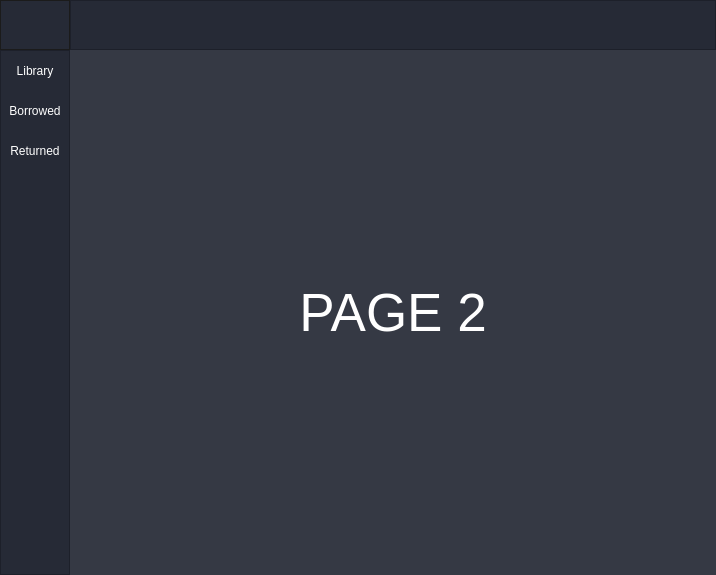
<?xml version="1.0" encoding="UTF-8"?>
<ui version="4.0">
 <class>Navigation</class>
 <widget class="QWidget" name="Navigation">
  <property name="geometry">
   <rect>
    <x>0</x>
    <y>0</y>
    <width>716</width>
    <height>575</height>
   </rect>
  </property>
  <property name="windowTitle">
   <string>Form</string>
  </property>
  <layout class="QVBoxLayout" name="verticalLayout">
   <property name="spacing">
    <number>0</number>
   </property>
   <property name="leftMargin">
    <number>0</number>
   </property>
   <property name="topMargin">
    <number>0</number>
   </property>
   <property name="rightMargin">
    <number>0</number>
   </property>
   <property name="bottomMargin">
    <number>0</number>
   </property>
   <item>
    <widget class="QFrame" name="Top_Bar">
     <property name="maximumSize">
      <size>
       <width>16777215</width>
       <height>50</height>
      </size>
     </property>
     <property name="styleSheet">
      <string notr="true">background-color: rgb(35, 35, 35);</string>
     </property>
     <property name="frameShape">
      <enum>QFrame::NoFrame</enum>
     </property>
     <property name="frameShadow">
      <enum>QFrame::Raised</enum>
     </property>
     <layout class="QHBoxLayout" name="horizontalLayout">
      <property name="spacing">
       <number>0</number>
      </property>
      <property name="leftMargin">
       <number>0</number>
      </property>
      <property name="topMargin">
       <number>0</number>
      </property>
      <property name="rightMargin">
       <number>0</number>
      </property>
      <property name="bottomMargin">
       <number>0</number>
      </property>
      <item>
       <widget class="QFrame" name="frame_toggle">
        <property name="maximumSize">
         <size>
          <width>70</width>
          <height>50</height>
         </size>
        </property>
        <property name="styleSheet">
         <string notr="true">QPushButton {
	color: rgb(255, 255, 255);
	background-color: rgb(38, 42, 54);
	border: 0px solid;
}
QPushButton:hover {
	background-color: rgb(53, 57, 68);
}</string>
        </property>
        <property name="frameShape">
         <enum>QFrame::StyledPanel</enum>
        </property>
        <property name="frameShadow">
         <enum>QFrame::Raised</enum>
        </property>
        <layout class="QVBoxLayout" name="verticalLayout_2">
         <property name="spacing">
          <number>0</number>
         </property>
         <property name="leftMargin">
          <number>0</number>
         </property>
         <property name="topMargin">
          <number>0</number>
         </property>
         <property name="rightMargin">
          <number>0</number>
         </property>
         <property name="bottomMargin">
          <number>0</number>
         </property>
         <item>
          <widget class="QPushButton" name="Btn_Toggle">
           <property name="sizePolicy">
            <sizepolicy hsizetype="Expanding" vsizetype="Expanding">
             <horstretch>0</horstretch>
             <verstretch>0</verstretch>
            </sizepolicy>
           </property>
           <property name="styleSheet">
            <string notr="true"/>
           </property>
           <property name="text">
            <string/>
           </property>
           <property name="icon">
            <iconset>
             <normaloff>Images/Menu.png</normaloff>Images/Menu.png</iconset>
           </property>
           <property name="iconSize">
            <size>
             <width>70</width>
             <height>70</height>
            </size>
           </property>
          </widget>
         </item>
        </layout>
       </widget>
      </item>
      <item>
       <widget class="QFrame" name="frame_top">
        <property name="styleSheet">
         <string notr="true">background-color: rgb(38, 42, 54);</string>
        </property>
        <property name="frameShape">
         <enum>QFrame::StyledPanel</enum>
        </property>
        <property name="frameShadow">
         <enum>QFrame::Raised</enum>
        </property>
       </widget>
      </item>
     </layout>
    </widget>
   </item>
   <item>
    <widget class="QFrame" name="Content">
     <property name="frameShape">
      <enum>QFrame::NoFrame</enum>
     </property>
     <property name="frameShadow">
      <enum>QFrame::Raised</enum>
     </property>
     <layout class="QHBoxLayout" name="horizontalLayout_2">
      <property name="spacing">
       <number>0</number>
      </property>
      <property name="leftMargin">
       <number>0</number>
      </property>
      <property name="topMargin">
       <number>0</number>
      </property>
      <property name="rightMargin">
       <number>0</number>
      </property>
      <property name="bottomMargin">
       <number>0</number>
      </property>
      <item>
       <widget class="QFrame" name="frame_left_menu">
        <property name="minimumSize">
         <size>
          <width>70</width>
          <height>0</height>
         </size>
        </property>
        <property name="maximumSize">
         <size>
          <width>70</width>
          <height>16777215</height>
         </size>
        </property>
        <property name="styleSheet">
         <string notr="true">background-color: rgb(38, 42, 54);</string>
        </property>
        <property name="frameShape">
         <enum>QFrame::StyledPanel</enum>
        </property>
        <property name="frameShadow">
         <enum>QFrame::Raised</enum>
        </property>
        <layout class="QVBoxLayout" name="verticalLayout_3">
         <property name="spacing">
          <number>0</number>
         </property>
         <property name="leftMargin">
          <number>0</number>
         </property>
         <property name="topMargin">
          <number>0</number>
         </property>
         <property name="rightMargin">
          <number>0</number>
         </property>
         <property name="bottomMargin">
          <number>0</number>
         </property>
         <item alignment="Qt::AlignTop">
          <widget class="QFrame" name="frame_top_menus">
           <property name="styleSheet">
            <string notr="true">QPushButton {
	color: rgb(255, 255, 255);
	background-color: rgb(38, 42, 54);
	border: 0px solid;
}
QPushButton:hover {
	background-color: rgb(53, 57, 68);
}</string>
           </property>
           <property name="frameShape">
            <enum>QFrame::NoFrame</enum>
           </property>
           <property name="frameShadow">
            <enum>QFrame::Raised</enum>
           </property>
           <layout class="QVBoxLayout" name="verticalLayout_4">
            <property name="spacing">
             <number>0</number>
            </property>
            <property name="leftMargin">
             <number>0</number>
            </property>
            <property name="topMargin">
             <number>0</number>
            </property>
            <property name="rightMargin">
             <number>0</number>
            </property>
            <property name="bottomMargin">
             <number>0</number>
            </property>
            <item>
             <widget class="QPushButton" name="btn_page_1">
              <property name="minimumSize">
               <size>
                <width>0</width>
                <height>40</height>
               </size>
              </property>
              <property name="styleSheet">
               <string notr="true"/>
              </property>
              <property name="text">
               <string>Library</string>
              </property>
             </widget>
            </item>
            <item>
             <widget class="QPushButton" name="btn_page_2">
              <property name="minimumSize">
               <size>
                <width>0</width>
                <height>40</height>
               </size>
              </property>
              <property name="styleSheet">
               <string notr="true"/>
              </property>
              <property name="text">
               <string>Borrowed</string>
              </property>
             </widget>
            </item>
            <item>
             <widget class="QPushButton" name="btn_page_3">
              <property name="minimumSize">
               <size>
                <width>0</width>
                <height>40</height>
               </size>
              </property>
              <property name="styleSheet">
               <string notr="true"/>
              </property>
              <property name="text">
               <string>Returned</string>
              </property>
             </widget>
            </item>
           </layout>
          </widget>
         </item>
        </layout>
       </widget>
      </item>
      <item>
       <widget class="QFrame" name="frame_pages">
        <property name="styleSheet">
         <string notr="true">border-style: none;</string>
        </property>
        <property name="frameShape">
         <enum>QFrame::StyledPanel</enum>
        </property>
        <property name="frameShadow">
         <enum>QFrame::Raised</enum>
        </property>
        <layout class="QVBoxLayout" name="verticalLayout_5">
         <property name="spacing">
          <number>0</number>
         </property>
         <property name="leftMargin">
          <number>0</number>
         </property>
         <property name="topMargin">
          <number>0</number>
         </property>
         <property name="rightMargin">
          <number>0</number>
         </property>
         <property name="bottomMargin">
          <number>0</number>
         </property>
         <item>
          <widget class="QStackedWidget" name="stackedWidget">
           <property name="styleSheet">
            <string notr="true">background-color: rgb(53, 57, 68);</string>
           </property>
           <property name="currentIndex">
            <number>1</number>
           </property>
           <widget class="QWidget" name="page_1">
            <layout class="QVBoxLayout" name="verticalLayout_7">
             <item>
              <widget class="QLabel" name="label_1">
               <property name="font">
                <font>
                 <pointsize>40</pointsize>
                </font>
               </property>
               <property name="styleSheet">
                <string notr="true">color: #FFF;</string>
               </property>
               <property name="text">
                <string>PAGE 1</string>
               </property>
               <property name="alignment">
                <set>Qt::AlignCenter</set>
               </property>
              </widget>
             </item>
            </layout>
           </widget>
           <widget class="QWidget" name="page_2">
            <layout class="QVBoxLayout" name="verticalLayout_6">
             <item>
              <widget class="QLabel" name="label_2">
               <property name="font">
                <font>
                 <pointsize>40</pointsize>
                </font>
               </property>
               <property name="styleSheet">
                <string notr="true">color: #FFF;</string>
               </property>
               <property name="text">
                <string>PAGE 2</string>
               </property>
               <property name="alignment">
                <set>Qt::AlignCenter</set>
               </property>
              </widget>
             </item>
            </layout>
           </widget>
           <widget class="QWidget" name="page_3">
            <layout class="QVBoxLayout" name="verticalLayout_8">
             <item>
              <widget class="QLabel" name="label">
               <property name="font">
                <font>
                 <pointsize>40</pointsize>
                </font>
               </property>
               <property name="styleSheet">
                <string notr="true">color: #FFF;</string>
               </property>
               <property name="text">
                <string>PAGE 3</string>
               </property>
               <property name="alignment">
                <set>Qt::AlignCenter</set>
               </property>
              </widget>
             </item>
            </layout>
           </widget>
          </widget>
         </item>
        </layout>
       </widget>
      </item>
     </layout>
    </widget>
   </item>
  </layout>
 </widget>
 <resources/>
 <connections/>
</ui>
